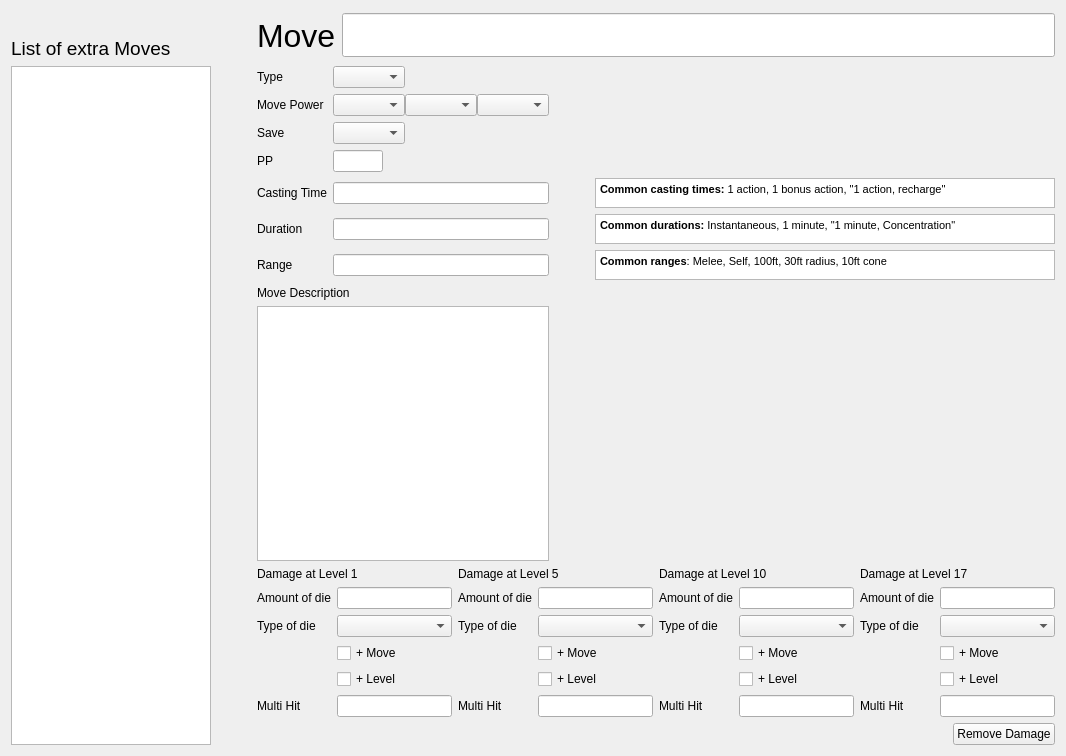
<?xml version="1.0" encoding="UTF-8"?>
<ui version="4.0">
 <class>Form</class>
 <widget class="QWidget" name="Form">
  <property name="geometry">
   <rect>
    <x>0</x>
    <y>0</y>
    <width>1066</width>
    <height>756</height>
   </rect>
  </property>
  <property name="windowTitle">
   <string>Form</string>
  </property>
  <layout class="QHBoxLayout" name="horizontalLayout">
   <item>
    <layout class="QGridLayout" name="gridLayout_13">
     <item row="4" column="2">
      <spacer name="horizontalSpacer_20">
       <property name="orientation">
        <enum>Qt::Horizontal</enum>
       </property>
       <property name="sizeHint" stdset="0">
        <size>
         <width>40</width>
         <height>20</height>
        </size>
       </property>
      </spacer>
     </item>
     <item row="4" column="3">
      <widget class="QPushButton" name="delete_damage">
       <property name="text">
        <string>Remove Damage</string>
       </property>
      </widget>
     </item>
     <item row="0" column="1">
      <spacer name="horizontalSpacer_24">
       <property name="orientation">
        <enum>Qt::Horizontal</enum>
       </property>
       <property name="sizeType">
        <enum>QSizePolicy::Fixed</enum>
       </property>
       <property name="sizeHint" stdset="0">
        <size>
         <width>40</width>
         <height>20</height>
        </size>
       </property>
      </spacer>
     </item>
     <item row="0" column="2" rowspan="2" colspan="2">
      <layout class="QHBoxLayout" name="horizontalLayout_21">
       <item>
        <widget class="QLabel" name="label_50">
         <property name="font">
          <font>
           <pointsize>24</pointsize>
          </font>
         </property>
         <property name="text">
          <string>Move</string>
         </property>
        </widget>
       </item>
       <item>
        <widget class="QLineEdit" name="move_name">
         <property name="font">
          <font>
           <pointsize>24</pointsize>
          </font>
         </property>
        </widget>
       </item>
      </layout>
     </item>
     <item row="3" column="2" colspan="2">
      <layout class="QHBoxLayout" name="horizontalLayout_20">
       <item>
        <layout class="QGridLayout" name="gridLayout_9">
         <item row="1" column="0">
          <widget class="QLabel" name="label_62">
           <property name="text">
            <string>Amount of die</string>
           </property>
          </widget>
         </item>
         <item row="3" column="1">
          <widget class="QCheckBox" name="move_1">
           <property name="text">
            <string>+ Move</string>
           </property>
          </widget>
         </item>
         <item row="1" column="1">
          <widget class="QLineEdit" name="die_at_1"/>
         </item>
         <item row="2" column="1">
          <widget class="QComboBox" name="die_type_1"/>
         </item>
         <item row="0" column="0" colspan="2">
          <widget class="QLabel" name="label_65">
           <property name="text">
            <string>Damage at Level 1</string>
           </property>
          </widget>
         </item>
         <item row="2" column="0">
          <widget class="QLabel" name="label_63">
           <property name="text">
            <string>Type of die</string>
           </property>
          </widget>
         </item>
         <item row="5" column="1">
          <widget class="QLineEdit" name="times_1"/>
         </item>
         <item row="4" column="1">
          <widget class="QCheckBox" name="level_1">
           <property name="text">
            <string>+ Level</string>
           </property>
          </widget>
         </item>
         <item row="5" column="0">
          <widget class="QLabel" name="label_70">
           <property name="text">
            <string>Multi Hit</string>
           </property>
          </widget>
         </item>
        </layout>
       </item>
       <item>
        <layout class="QGridLayout" name="gridLayout_8">
         <item row="1" column="0">
          <widget class="QLabel" name="label_60">
           <property name="text">
            <string>Amount of die</string>
           </property>
          </widget>
         </item>
         <item row="2" column="1">
          <widget class="QComboBox" name="die_type_5"/>
         </item>
         <item row="1" column="1">
          <widget class="QLineEdit" name="die_at_5"/>
         </item>
         <item row="0" column="0" colspan="2">
          <widget class="QLabel" name="label_58">
           <property name="text">
            <string>Damage at Level 5</string>
           </property>
          </widget>
         </item>
         <item row="3" column="1">
          <widget class="QCheckBox" name="move_5">
           <property name="text">
            <string>+ Move</string>
           </property>
          </widget>
         </item>
         <item row="2" column="0">
          <widget class="QLabel" name="label_61">
           <property name="text">
            <string>Type of die</string>
           </property>
          </widget>
         </item>
         <item row="4" column="1">
          <widget class="QCheckBox" name="level_5">
           <property name="text">
            <string>+ Level</string>
           </property>
          </widget>
         </item>
         <item row="5" column="0">
          <widget class="QLabel" name="label_72">
           <property name="text">
            <string>Multi Hit</string>
           </property>
          </widget>
         </item>
         <item row="5" column="1">
          <widget class="QLineEdit" name="times_5"/>
         </item>
        </layout>
       </item>
       <item>
        <layout class="QGridLayout" name="gridLayout_11">
         <item row="1" column="0">
          <widget class="QLabel" name="label_67">
           <property name="text">
            <string>Amount of die</string>
           </property>
          </widget>
         </item>
         <item row="0" column="0" colspan="2">
          <widget class="QLabel" name="label_68">
           <property name="text">
            <string>Damage at Level 10</string>
           </property>
          </widget>
         </item>
         <item row="1" column="1">
          <widget class="QLineEdit" name="die_at_10"/>
         </item>
         <item row="4" column="1">
          <widget class="QCheckBox" name="level_10">
           <property name="text">
            <string>+ Level</string>
           </property>
          </widget>
         </item>
         <item row="2" column="1">
          <widget class="QComboBox" name="die_type_10"/>
         </item>
         <item row="3" column="1">
          <widget class="QCheckBox" name="move_10">
           <property name="text">
            <string>+ Move</string>
           </property>
          </widget>
         </item>
         <item row="2" column="0">
          <widget class="QLabel" name="label_69">
           <property name="text">
            <string>Type of die</string>
           </property>
          </widget>
         </item>
         <item row="6" column="0">
          <widget class="QLabel" name="label_74">
           <property name="text">
            <string>Multi Hit</string>
           </property>
          </widget>
         </item>
         <item row="6" column="1">
          <widget class="QLineEdit" name="times_10"/>
         </item>
        </layout>
       </item>
       <item>
        <layout class="QGridLayout" name="gridLayout_10">
         <item row="4" column="1">
          <widget class="QCheckBox" name="level_17">
           <property name="text">
            <string>+ Level</string>
           </property>
          </widget>
         </item>
         <item row="1" column="0">
          <widget class="QLabel" name="label_64">
           <property name="text">
            <string>Amount of die</string>
           </property>
          </widget>
         </item>
         <item row="2" column="1">
          <widget class="QComboBox" name="die_type_17"/>
         </item>
         <item row="1" column="1">
          <widget class="QLineEdit" name="die_at_17"/>
         </item>
         <item row="6" column="0">
          <widget class="QLabel" name="label_73">
           <property name="text">
            <string>Multi Hit</string>
           </property>
          </widget>
         </item>
         <item row="3" column="1">
          <widget class="QCheckBox" name="move_17">
           <property name="text">
            <string>+ Move</string>
           </property>
          </widget>
         </item>
         <item row="2" column="0">
          <widget class="QLabel" name="label_66">
           <property name="text">
            <string>Type of die</string>
           </property>
          </widget>
         </item>
         <item row="0" column="0" colspan="2">
          <widget class="QLabel" name="label_59">
           <property name="text">
            <string>Damage at Level 17</string>
           </property>
          </widget>
         </item>
         <item row="6" column="1">
          <widget class="QLineEdit" name="times_17"/>
         </item>
        </layout>
       </item>
      </layout>
     </item>
     <item row="2" column="0" rowspan="3">
      <widget class="QListWidget" name="list_moves">
       <property name="minimumSize">
        <size>
         <width>175</width>
         <height>0</height>
        </size>
       </property>
       <property name="maximumSize">
        <size>
         <width>200</width>
         <height>16777215</height>
        </size>
       </property>
      </widget>
     </item>
     <item row="1" column="0">
      <widget class="QLabel" name="label_57">
       <property name="font">
        <font>
         <pointsize>14</pointsize>
        </font>
       </property>
       <property name="text">
        <string>List of extra Moves</string>
       </property>
      </widget>
     </item>
     <item row="0" column="0">
      <spacer name="verticalSpacer_6">
       <property name="orientation">
        <enum>Qt::Vertical</enum>
       </property>
       <property name="sizeType">
        <enum>QSizePolicy::Minimum</enum>
       </property>
       <property name="sizeHint" stdset="0">
        <size>
         <width>20</width>
         <height>0</height>
        </size>
       </property>
      </spacer>
     </item>
     <item row="2" column="2" colspan="2">
      <layout class="QGridLayout" name="gridLayout_12">
       <item row="1" column="1">
        <widget class="QLabel" name="label_49">
         <property name="text">
          <string>Type</string>
         </property>
        </widget>
       </item>
       <item row="5" column="2" colspan="2">
        <widget class="QLineEdit" name="move_casting_time">
         <property name="text">
          <string/>
         </property>
        </widget>
       </item>
       <item row="7" column="1">
        <widget class="QLabel" name="label_54">
         <property name="text">
          <string>Range</string>
         </property>
        </widget>
       </item>
       <item row="6" column="1">
        <widget class="QLabel" name="label_56">
         <property name="text">
          <string>Duration</string>
         </property>
        </widget>
       </item>
       <item row="2" column="2" colspan="2">
        <layout class="QHBoxLayout" name="horizontalLayout_2">
         <property name="spacing">
          <number>0</number>
         </property>
         <item>
          <widget class="QComboBox" name="move_power1"/>
         </item>
         <item>
          <widget class="QComboBox" name="move_power2"/>
         </item>
         <item>
          <widget class="QComboBox" name="move_power3"/>
         </item>
        </layout>
       </item>
       <item row="3" column="1">
        <widget class="QLabel" name="label_55">
         <property name="text">
          <string>Save</string>
         </property>
        </widget>
       </item>
       <item row="9" column="4">
        <spacer name="horizontalSpacer_25">
         <property name="orientation">
          <enum>Qt::Horizontal</enum>
         </property>
         <property name="sizeType">
          <enum>QSizePolicy::Preferred</enum>
         </property>
         <property name="sizeHint" stdset="0">
          <size>
           <width>40</width>
           <height>20</height>
          </size>
         </property>
        </spacer>
       </item>
       <item row="7" column="2" colspan="2">
        <widget class="QLineEdit" name="move_range"/>
       </item>
       <item row="5" column="1">
        <widget class="QLabel" name="label_71">
         <property name="text">
          <string>Casting Time</string>
         </property>
        </widget>
       </item>
       <item row="2" column="1">
        <widget class="QLabel" name="label_51">
         <property name="text">
          <string>Move Power</string>
         </property>
        </widget>
       </item>
       <item row="6" column="5">
        <widget class="QTextBrowser" name="textBrowser_2">
         <property name="maximumSize">
          <size>
           <width>16777215</width>
           <height>30</height>
          </size>
         </property>
         <property name="html">
          <string>&lt;!DOCTYPE HTML PUBLIC &quot;-//W3C//DTD HTML 4.0//EN&quot; &quot;http://www.w3.org/TR/REC-html40/strict.dtd&quot;&gt;
&lt;html&gt;&lt;head&gt;&lt;meta name=&quot;qrichtext&quot; content=&quot;1&quot; /&gt;&lt;style type=&quot;text/css&quot;&gt;
p, li { white-space: pre-wrap; }
&lt;/style&gt;&lt;/head&gt;&lt;body style=&quot; font-family:'.SF NS Text'; font-size:13pt; font-weight:400; font-style:normal;&quot;&gt;
&lt;p style=&quot; margin-top:0px; margin-bottom:0px; margin-left:0px; margin-right:0px; -qt-block-indent:0; text-indent:0px;&quot;&gt;&lt;span style=&quot; font-family:'MS Shell Dlg 2'; font-size:8.25pt; font-weight:600;&quot;&gt;Common durations:&lt;/span&gt;&lt;span style=&quot; font-family:'MS Shell Dlg 2'; font-size:8.25pt;&quot;&gt; Instantaneous, 1 minute, &amp;quot;1 minute, Concentration&amp;quot;&lt;/span&gt;&lt;/p&gt;&lt;/body&gt;&lt;/html&gt;</string>
         </property>
        </widget>
       </item>
       <item row="5" column="5">
        <widget class="QTextBrowser" name="textBrowser_3">
         <property name="minimumSize">
          <size>
           <width>0</width>
           <height>0</height>
          </size>
         </property>
         <property name="maximumSize">
          <size>
           <width>16777215</width>
           <height>30</height>
          </size>
         </property>
         <property name="html">
          <string>&lt;!DOCTYPE HTML PUBLIC &quot;-//W3C//DTD HTML 4.0//EN&quot; &quot;http://www.w3.org/TR/REC-html40/strict.dtd&quot;&gt;
&lt;html&gt;&lt;head&gt;&lt;meta name=&quot;qrichtext&quot; content=&quot;1&quot; /&gt;&lt;style type=&quot;text/css&quot;&gt;
p, li { white-space: pre-wrap; }
&lt;/style&gt;&lt;/head&gt;&lt;body style=&quot; font-family:'.SF NS Text'; font-size:13pt; font-weight:400; font-style:normal;&quot;&gt;
&lt;p style=&quot; margin-top:0px; margin-bottom:0px; margin-left:0px; margin-right:0px; -qt-block-indent:0; text-indent:0px;&quot;&gt;&lt;span style=&quot; font-family:'MS Shell Dlg 2'; font-size:8.25pt; font-weight:600;&quot;&gt;Common casting times:&lt;/span&gt;&lt;span style=&quot; font-family:'MS Shell Dlg 2'; font-size:8.25pt;&quot;&gt; 1 action, 1 bonus action, &amp;quot;1 action, recharge&amp;quot;&lt;/span&gt;&lt;/p&gt;&lt;/body&gt;&lt;/html&gt;</string>
         </property>
        </widget>
       </item>
       <item row="3" column="2">
        <widget class="QComboBox" name="move_save"/>
       </item>
       <item row="9" column="1" colspan="3">
        <widget class="QTextEdit" name="move_entry"/>
       </item>
       <item row="1" column="2">
        <widget class="QComboBox" name="move_type"/>
       </item>
       <item row="4" column="1">
        <widget class="QLabel" name="label_52">
         <property name="text">
          <string>PP</string>
         </property>
        </widget>
       </item>
       <item row="8" column="1" colspan="2">
        <widget class="QLabel" name="label_53">
         <property name="text">
          <string>Move Description</string>
         </property>
        </widget>
       </item>
       <item row="4" column="2">
        <widget class="QLineEdit" name="move_pp">
         <property name="maximumSize">
          <size>
           <width>50</width>
           <height>16777215</height>
          </size>
         </property>
        </widget>
       </item>
       <item row="7" column="5">
        <widget class="QTextBrowser" name="textBrowser">
         <property name="maximumSize">
          <size>
           <width>16777215</width>
           <height>30</height>
          </size>
         </property>
         <property name="html">
          <string>&lt;!DOCTYPE HTML PUBLIC &quot;-//W3C//DTD HTML 4.0//EN&quot; &quot;http://www.w3.org/TR/REC-html40/strict.dtd&quot;&gt;
&lt;html&gt;&lt;head&gt;&lt;meta name=&quot;qrichtext&quot; content=&quot;1&quot; /&gt;&lt;style type=&quot;text/css&quot;&gt;
p, li { white-space: pre-wrap; }
&lt;/style&gt;&lt;/head&gt;&lt;body style=&quot; font-family:'.SF NS Text'; font-size:13pt; font-weight:400; font-style:normal;&quot;&gt;
&lt;p style=&quot; margin-top:0px; margin-bottom:0px; margin-left:0px; margin-right:0px; -qt-block-indent:0; text-indent:0px;&quot;&gt;&lt;span style=&quot; font-family:'MS Shell Dlg 2'; font-size:8.25pt; font-weight:600;&quot;&gt;Common ranges&lt;/span&gt;&lt;span style=&quot; font-family:'MS Shell Dlg 2'; font-size:8.25pt;&quot;&gt;: Melee, Self, 100ft, 30ft radius, 10ft cone&lt;/span&gt;&lt;/p&gt;&lt;/body&gt;&lt;/html&gt;</string>
         </property>
        </widget>
       </item>
       <item row="6" column="2" colspan="2">
        <widget class="QLineEdit" name="move_duration">
         <property name="text">
          <string/>
         </property>
        </widget>
       </item>
      </layout>
     </item>
    </layout>
   </item>
  </layout>
 </widget>
 <resources/>
 <connections/>
</ui>
